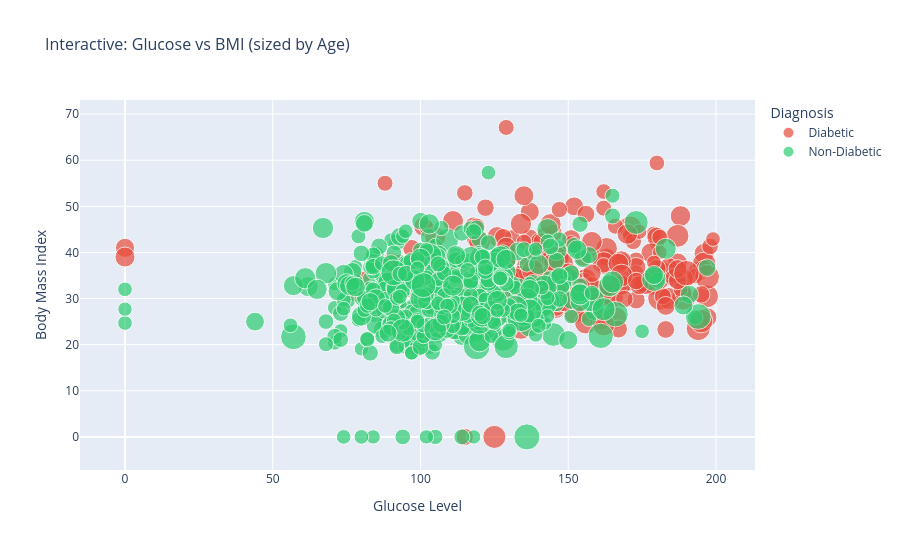

Notebook cell for this chart:
### Code cell
# PLOT 5: Interactive Scatter Plot (Plotly)

plot_df = df.copy()
plot_df['Outcome_Label'] = plot_df['Outcome'].map({0: 'Non-Diabetic', 1: 'Diabetic'})

fig = px.scatter(
    plot_df,
    x='Glucose',
    y='BMI',
    color='Outcome_Label',
    size='Age',
    hover_data=['Age', 'Insulin', 'BloodPressure'],
    color_discrete_map={'Non-Diabetic': '#2ecc71', 'Diabetic': '#e74c3c'},
    title='Interactive: Glucose vs BMI (sized by Age)',
    labels={'Glucose': 'Glucose Level', 'BMI': 'Body Mass Index'}
)

fig.update_layout(
    title_font_size=16,
    legend_title='Diagnosis',
    height=550
)

fig.show()
print("Interactive chart displayed")

### Figure 1 — Plotly figure (JSON) as saved in the notebook; plotly's stock layout.template omitted (floating-point values rounded to 4 significant figures; data arrays with more than 128 entries replaced by an {"elided": "..."} marker saying what was removed)
{"data": [{"customdata": {"elided": "268x3 int values"}, "hovertemplate": "Outcome_Label=Diabetic<br>Glucose Level=%{x}<br>Body Mass Index=%{y}<br>Age=%{customdata[0]}<br>Insulin=%{customdata[1]}<br>BloodPressure=%{customdata[2]}<extra></extra>", "legendgroup": "Diabetic", "marker": {"color": "#e74c3c", "size": {"elided": "268 int values"}, "sizemode": "area", "sizeref": 0.2025, "symbol": "circle"}, "mode": "markers", "name": "Diabetic", "orientation": "v", "showlegend": true, "type": "scatter", "x": {"elided": "268 int values"}, "xaxis": "x", "y": {"elided": "268 float values"}, "yaxis": "y"}, {"customdata": {"elided": "500x3 int values"}, "hovertemplate": "Outcome_Label=Non-Diabetic<br>Glucose Level=%{x}<br>Body Mass Index=%{y}<br>Age=%{customdata[0]}<br>Insulin=%{customdata[1]}<br>BloodPressure=%{customdata[2]}<extra></extra>", "legendgroup": "Non-Diabetic", "marker": {"color": "#2ecc71", "size": {"elided": "500 int values"}, "sizemode": "area", "sizeref": 0.2025, "symbol": "circle"}, "mode": "markers", "name": "Non-Diabetic", "orientation": "v", "showlegend": true, "type": "scatter", "x": {"elided": "500 int values"}, "xaxis": "x", "y": {"elided": "500 float values"}, "yaxis": "y"}], "layout": {"height": 550, "legend": {"itemsizing": "constant", "title": {"text": "Diagnosis"}, "tracegroupgap": 0}, "title": {"font": {"size": 16}, "text": "Interactive: Glucose vs BMI (sized by Age)"}, "xaxis": {"anchor": "y", "domain": [0, 1], "title": {"text": "Glucose Level"}}, "yaxis": {"anchor": "x", "domain": [0, 1], "title": {"text": "Body Mass Index"}}}}
